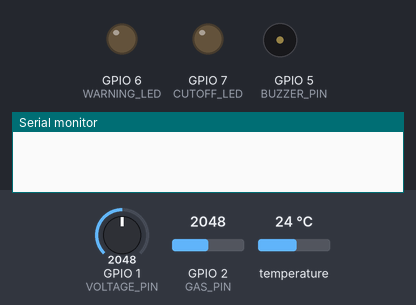
A sketch run on a simulated ESP32-S3. Shown: output pins drawn as LEDs (lit = HIGH), buzzer (waves = sounding), the last lines printed to the serial monitor. The test bench sets the inputs (shaded band); at power-on: GPIO 2 (GAS_PIN) = 2048, GPIO 1 (VOLTAGE_PIN) = 2048, temperature 24 °C (analog values on the 0–4095 scale). WiFi joins after 1.5 s; servers stay silent unless stated.

Above: at 3.0 s.
3.1 s: GPIO 2 (GAS_PIN) set to 849
6.0 s: GPIO 2 (GAS_PIN) set to 707
At 7.4 s:
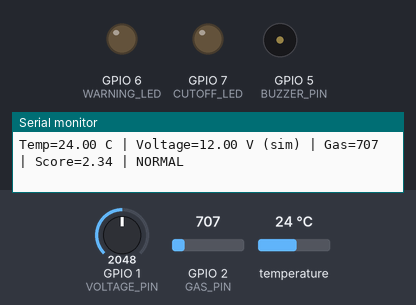
10.0 s: GPIO 2 (GAS_PIN) set to 1228
At 11.6 s:
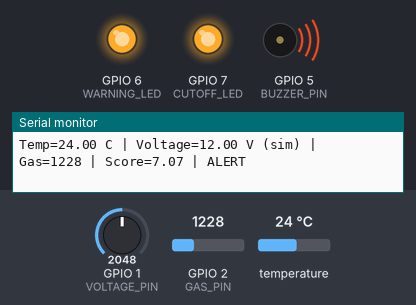
12.0 s: GPIO 2 (GAS_PIN) set to 491
At 13.1 s:
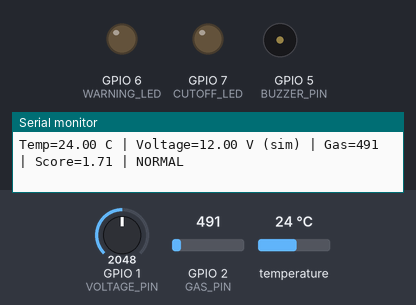
Timing chart, 0 to 15.0 s (numbered marks = the images above; inputs shaded):
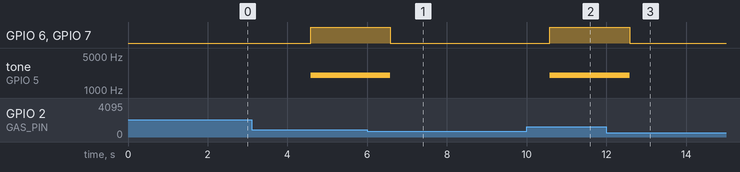

Measured:
- after the input at 6.0 s, GPIO 6 (WARNING_LED), GPIO 7 (CUTOFF_LED): HIGH → LOW after 0.58 s; tone on GPIO 5 (BUZZER_PIN): 2000 Hz → silent after 0.58 s
- after the input at 10.0 s, GPIO 6 (WARNING_LED), GPIO 7 (CUTOFF_LED): LOW → HIGH after 0.58 s; tone on GPIO 5 (BUZZER_PIN): silent → 2000 Hz after 0.58 s
- after the input at 12.0 s, GPIO 6 (WARNING_LED), GPIO 7 (CUTOFF_LED): HIGH → LOW after 0.58 s; tone on GPIO 5 (BUZZER_PIN): 2000 Hz → silent after 0.58 s

The sketch:

Battsafe_ESP32_Blynk.ino
```cpp
#define BLYNK_TEMPLATE_ID   "YOUR_TEMPLATE_ID"
#define BLYNK_TEMPLATE_NAME "Battsafe"
#define BLYNK_AUTH_TOKEN    "YOUR_DEVICE_AUTH_TOKEN"

#include <WiFi.h>
#include <BlynkSimpleEsp32.h>
#include <OneWire.h>
#include <DallasTemperature.h>

char ssid[] = "YOUR_WIFI_NAME";
char pass[] = "YOUR_WIFI_PASSWORD";

// ESP32-S3 example pins; verify board pinout.
#define TEMP_PIN       4
#define VOLTAGE_PIN    1
#define GAS_PIN        2
#define BUZZER_PIN     5
#define WARNING_LED    6
#define CUTOFF_LED     7

OneWire oneWire(TEMP_PIN);
DallasTemperature tempSensor(&oneWire);
BlynkTimer timer;

// Replace these example values with means/stds from Battsafe_model_config.json
// These defaults are based on the bundled synthetic demo data, NOT real EV data.
const float TEMP_MEAN = 29.0;
const float TEMP_STD  = 3.2;
const float VOLT_MEAN = 13.2;
const float VOLT_STD  = 0.7;
const float GAS_MEAN  = 450.0;
const float GAS_STD   = 110.0;
const float Z_LIMIT   = 3.0;

const float SIMULATED_MAX_VOLTAGE = 24.0;
const float TEMP_HARD_LIMIT_C = 45.0;
const float VOLTAGE_LOW_LIMIT = 10.0;
const float VOLTAGE_HIGH_LIMIT = 16.0;
const int GAS_HARD_LIMIT = 1800;

void publishReadings() {
  tempSensor.requestTemperatures();
  float tempC = tempSensor.getTempCByIndex(0);
  bool tempValid = tempC != DEVICE_DISCONNECTED_C &&
                   tempC >= -40.0 && tempC <= 125.0;

  int voltageRaw = analogRead(VOLTAGE_PIN);
  float voltageV = (voltageRaw / 4095.0f) * SIMULATED_MAX_VOLTAGE;
  int gasRaw = analogRead(GAS_PIN);

  // Lightweight embedded anomaly score: max absolute z-score.
  float zTemp = tempValid ? fabs((tempC - TEMP_MEAN) / max(TEMP_STD, 0.01f)) : 99.0f;
  float zVolt = fabs((voltageV - VOLT_MEAN) / max(VOLT_STD, 0.01f));
  float zGas  = fabs((gasRaw - GAS_MEAN) / max(GAS_STD, 1.0f));
  float anomalyScore = max(zTemp, max(zVolt, zGas));

  bool hardFault = !tempValid ||
                   (tempValid && tempC >= TEMP_HARD_LIMIT_C) ||
                   voltageV < VOLTAGE_LOW_LIMIT ||
                   voltageV > VOLTAGE_HIGH_LIMIT ||
                   gasRaw >= GAS_HARD_LIMIT;
  bool alert = hardFault || anomalyScore >= Z_LIMIT;

  digitalWrite(WARNING_LED, alert ? HIGH : LOW);
  digitalWrite(CUTOFF_LED, alert ? HIGH : LOW);

  if (alert) tone(BUZZER_PIN, 2000);
  else noTone(BUZZER_PIN);

  // Blynk datastream mapping:
  // V0 temperature, V1 voltage, V2 gas ADC,
  // V3 anomaly score, V4 alert (0/1), V5 demo cutoff flag (0/1).
  if (Blynk.connected()) {
    if (tempValid) Blynk.virtualWrite(V0, tempC);
    Blynk.virtualWrite(V1, voltageV);
    Blynk.virtualWrite(V2, gasRaw);
    Blynk.virtualWrite(V3, anomalyScore);
    Blynk.virtualWrite(V4, alert ? 1 : 0);
    Blynk.virtualWrite(V5, alert ? 1 : 0);
  }

  Serial.printf("Temp=%s%.2f C | Voltage=%.2f V (sim) | Gas=%d | Score=%.2f | %s\n",
                tempValid ? "" : "INVALID/",
                tempValid ? tempC : 0.0f,
                voltageV, gasRaw, anomalyScore,
                alert ? "ALERT" : "NORMAL");
}

void setup() {
  Serial.begin(115200);
  pinMode(BUZZER_PIN, OUTPUT);
  pinMode(WARNING_LED, OUTPUT);
  pinMode(CUTOFF_LED, OUTPUT);
  digitalWrite(WARNING_LED, LOW);
  digitalWrite(CUTOFF_LED, LOW);
  noTone(BUZZER_PIN);

  analogReadResolution(12);
  tempSensor.begin();

  Blynk.begin(BLYNK_AUTH_TOKEN, ssid, pass);
  timer.setInterval(2000L, publishReadings);
}

void loop() {
  Blynk.run();
  timer.run();
}
```
